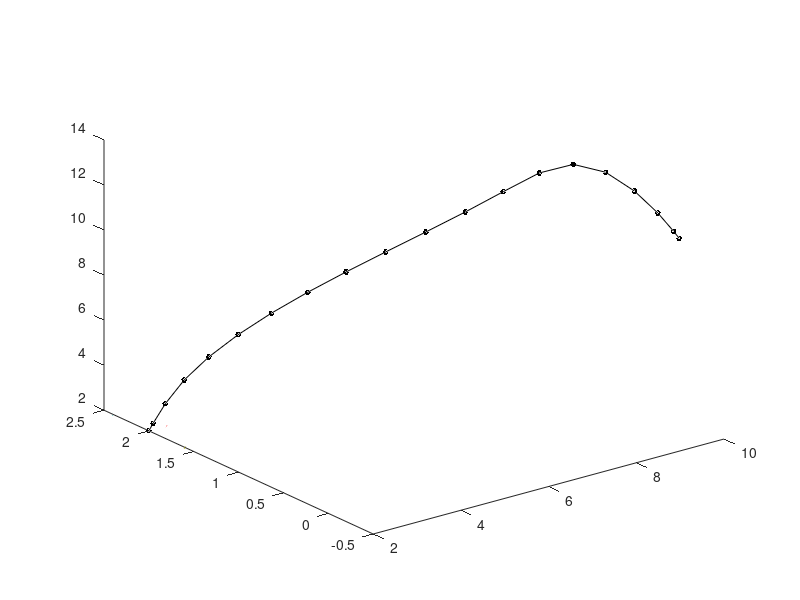

The MATLAB script that drew this image: (Note: this script raises an error after producing the figure.)
clc
close all
clearvars

load recent_solution


figure
plot3(x(1,:),x(2,:),x(3,:),'.-k','MarkerSize',13);
hold on
axis('manual')

lw = 1.5;
scl = 3;
scl_box = 4;
for j=1:2:prb.K-1

    start_pos = x(1:3,j) + scl_box*prb.contact1; 
    end_pos = - scl*u(1:3,j);
    quiver3(start_pos(1),start_pos(2),start_pos(3),end_pos(1),end_pos(2),end_pos(3),'-','Color',[0,0,1],'LineWidth',2,'ShowArrowHead','off');

    start_pos = x(1:3,j) + scl_box*prb.contact2; 
    end_pos = - scl*u(4:6,j);
    quiver3(start_pos(1),start_pos(2),start_pos(3),end_pos(1),end_pos(2),end_pos(3),'-','Color',[1,0,0],'LineWidth',2,'ShowArrowHead','off');

    start_pos = x(1:3,j) + scl_box*prb.contact3; 
    end_pos = - scl*u(7:9,j);
    quiver3(start_pos(1),start_pos(2),start_pos(3),end_pos(1),end_pos(2),end_pos(3),'-','Color',[0.7,0.7,0],'LineWidth',2,'ShowArrowHead','off');

    start_pos = x(1:3,j) + scl_box*prb.contact4; 
    end_pos = - scl*u(10:12,j);
    quiver3(start_pos(1),start_pos(2),start_pos(3),end_pos(1),end_pos(2),end_pos(3),'-','Color',[0,0.7,0.7],'LineWidth',2,'ShowArrowHead','off');
    
    cube_origin = x(1:3,j)' - scl_box*prb.box_width*ones(1,3);
    plotcube(scl_box*2*prb.box_width*ones(1,3),cube_origin,0.3,[1,0.8,0])
    
end
xlabel('$x$ [m]')
ylabel('$y$ [m]');
zlabel('$z$ [m]');
grid on

axis equal 

ax = gca;
ax.PlotBoxAspectRatio = [1,1,1];
ax.DataAspectRatio = [1,1,1];
